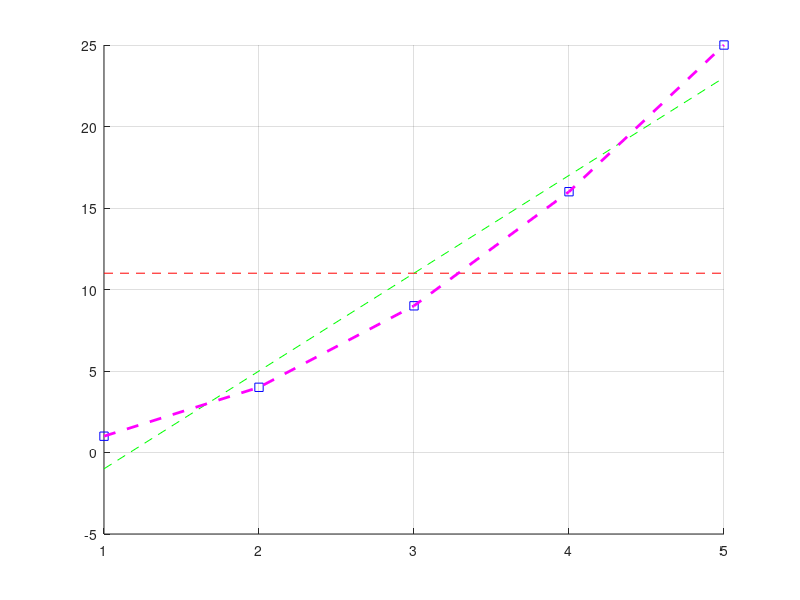

The MATLAB script that drew this image:
clear
clc
close all

X = (1:5)';
Y = X.^2;


fig = figure();
set(fig,'color','white')
grid on
hold on
plot(X,Y,'bs')

%%%Assume y = a0
H = [ones(length(X),1)];
astar = inv(H'*H)*H'*Y;
a0 = astar;

%%Recompute ytilde
%ytilde = a0*ones(length(X),1);
ytilde = polyval(astar,X);

plot(X,ytilde,'r--')

%%%Assume y = a0 + a1*x
H = [ones(length(X),1),X];
astar = inv(H'*H)*H'*Y;
a0 = astar(1);
a1 = astar(2);

%ytilde = a0 + a1*X;
ytilde = polyval(astar(end:-1:1),X);

plot(X,ytilde,'g--')

%%%Assume y = a0 + a1*x + a2*x^2
H = [ones(length(X),1),X,X.^2];
astar = inv(H'*H)*H'*Y;
a0 = astar(1);
a1 = astar(2);
a2 = astar(3);

%ytilde = a0 + a1*X + a2*X.^2;
ytilde = polyval(astar(end:-1:1),X);

plot(X,Y,'m--','LineWidth',2)
